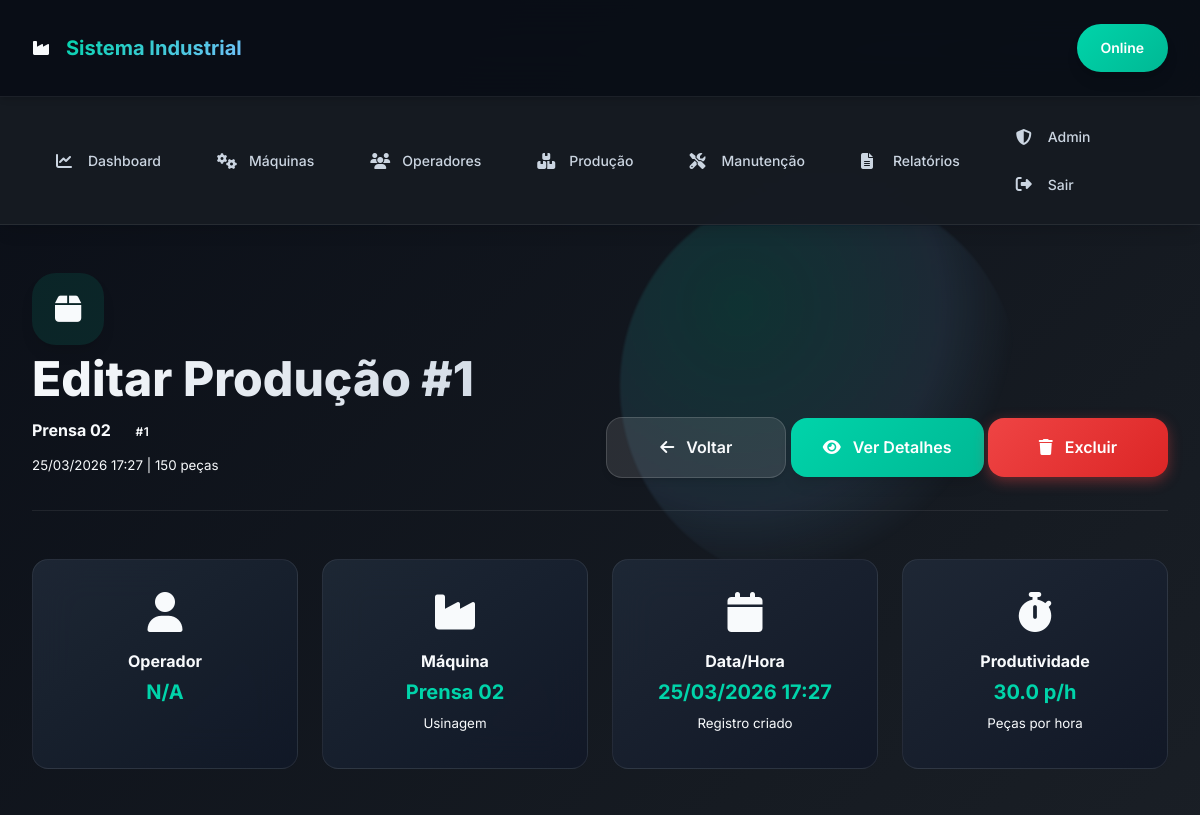
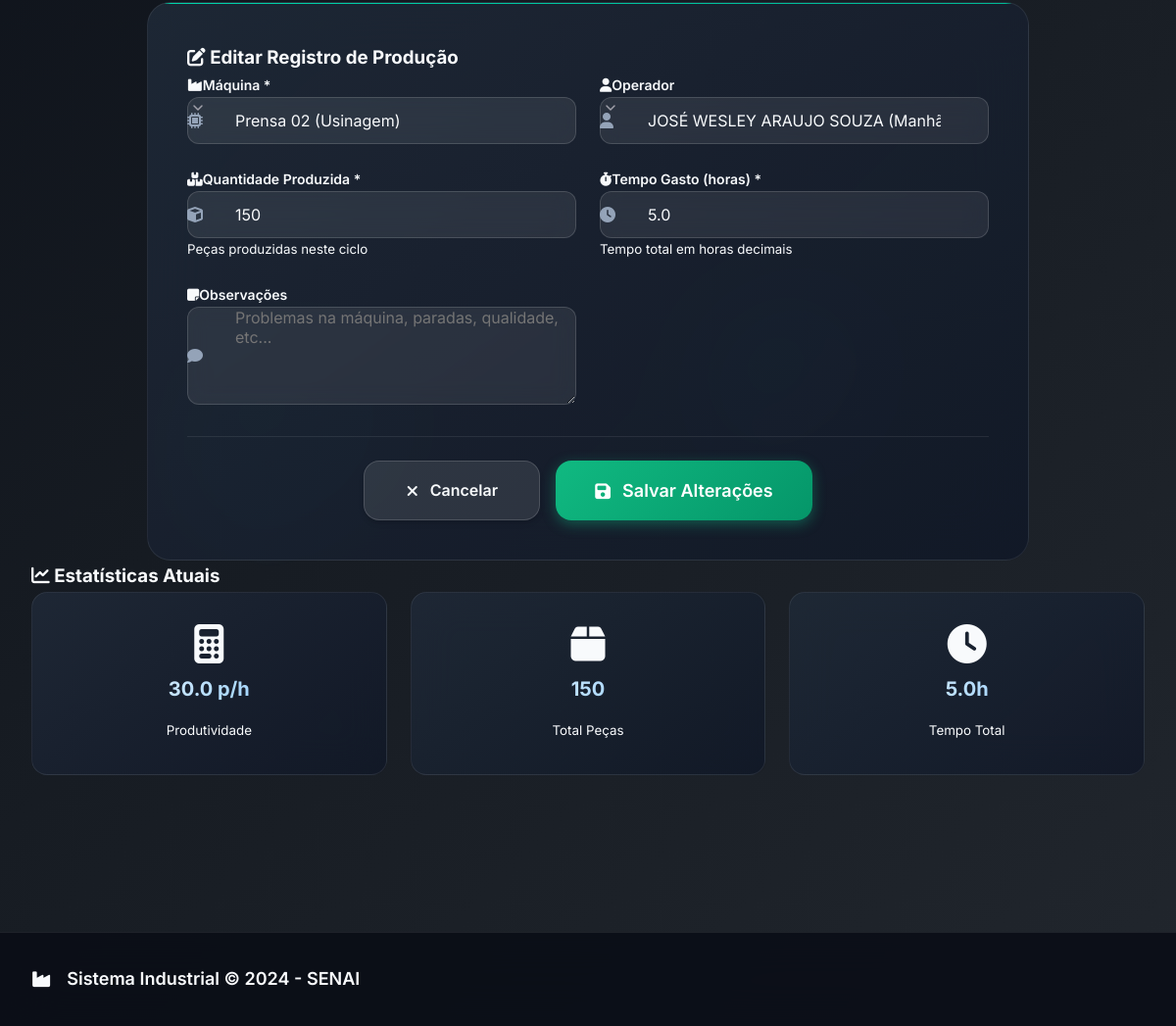
Page /admin/editar_producao/1 (signed in) on the committed database (2 pictures, top to bottom).
### producao_industrial/models.py (models this page shows)
class Producao(db.Model):
    __tablename__ = 'producao'
    id = db.Column(db.Integer, primary_key=True)
    maquina_id = db.Column(db.Integer, db.ForeignKey('maquina.id'), nullable=False)
    quantidade = db.Column(db.Integer, nullable=False, default=0)
    tempo = db.Column(db.Float, nullable=False)
    data = db.Column(db.DateTime, default=datetime.utcnow)
    __table_args__ = (db.Index('idx_data', 'data'),)

class Maquina(db.Model):
    id = db.Column(db.Integer, primary_key=True)
    nome = db.Column(db.String(100), nullable=False)
    setor = db.Column(db.String(100), nullable=False)
    status = db.Column(db.String(50), nullable=False, default='Parada')
    data_cadastro = db.Column(db.DateTime, default=datetime.utcnow)
    producoes = db.relationship('Producao', backref='maquina', lazy=True, cascade='all, delete-orphan')
    manutencoes = db.relationship('Manutencao', backref='maquina', lazy=True, cascade='all, delete-orphan')

### producao_industrial/routes.py (the view)
    def wrapper(*args, **kwargs):
        if not session.get('admin'):
            flash('Acesso negado. Faça login como admin.', 'danger')
            return redirect(url_for('main.login_admin'))
        return f(*args, **kwargs)

### producao_industrial/routes.py (called while the page is built, shortened)
def admin_required(f):
    def wrapper(*args, **kwargs):
        if not session.get('admin'):
            flash('Acesso negado. Faça login como admin.', 'danger')
            return redirect(url_for('main.login_admin'))
        return f(*args, **kwargs)
    wrapper.__name__ = f.__name__
    return wrapper

@main.route('/admin/nova_producao')
@main.route('/admin/editar_producao/<int:id>', methods=['GET', 'POST'])
@admin_required
def editar_producao(id=None):
    if id:
        producao = Producao.query.get_or_404(id)
    else:
        producao = Producao()  # ✅ OBJETO VAZIO PARA NOVO
    maquinas = Maquina.query.all()
    operadores = Operador.query.all()
    return render_template('adm/editar_producao.html',
                         producao=producao,
                         maquinas=maquinas,
                         operadores=operadores)

### producao_industrial/templates/adm/editar_producao.html (shortened to what this page needs)
{% extends 'base.html' %}
{% block content %}
<section class="page-header">
    <div class="page-header-content">
        <div class="page-title">
            <div class="page-title-icon">
                <i class="fas fa-box" style="color: var(--success);"></i>
            </div>
            <div>
                <h1>
                    {% if producao.id %}
                        Editar Produção #{{ producao.id }}
                    {% else %}
                        ➕ Nova Produção
                    {% endif %}
                </h1>
                {% if producao.id %}
                <p>
                    <strong>{{ producao.maquina.nome if producao.maquina else 'Máquina não encontrada' }}</strong>
                    <span class="badge badge-success">#{{ producao.id }}</span>
                </p>
                <small>
                    {% if producao.data %}
                        {{ producao.data.strftime('%d/%m/%Y %H:%M') }} |
                    {% endif %}
                    {% if producao.quantidade %}
                        {{ producao.quantidade }} peças
                    {% endif %}
                </small>
                {% endif %}
            </div>
        </div>
        <div class="page-actions">
            <a href="{{ url_for('main.producao_view') }}" class="btn btn-secondary me-2">
                <i class="fas fa-arrow-left"></i> Voltar
            </a>
            {% if producao.id %}
            <a href="{{ url_for('main.producao_detalhes', id=producao.id) }}" class="btn btn-info me-2">
                <i class="fas fa-eye"></i> Ver Detalhes
            </a>
            <a href="#" class="btn btn-danger"
               onclick="if(confirm('Excluir esta produção permanentemente?')) window.location='/admin/excluir_producao/{{ producao.id }}'">
                <i class="fas fa-trash"></i> Excluir
            </a>
            {% endif %}
        </div>
    </div>
</section>
{% if producao.id %}
<section class="details-section">
    <div class="details-grid">
        <div class="detail-card primary">
            <div class="detail-icon">
                <i class="fas fa-user"></i>
            </div>
            <h4>Operador</h4>
            <p class="detail-value">{{ producao.operador.nome if producao.operador else 'N/A' }}</p>
        </div>
        <div class="detail-card success">
            <div class="detail-icon">
                <i class="fas fa-industry"></i>
            </div>
            <h4>Máquina</h4>
            <p class="detail-value">{{ producao.maquina.nome if producao.maquina else 'N/A' }}</p>
            <small class="detail-meta">{{ producao.maquina.setor if producao.maquina else '' }}</small>
        </div>
        <div class="detail-card info">
            <div class="detail-icon">
                <i class="fas fa-calendar"></i>
            </div>
            <h4>Data/Hora</h4>
            <p class="detail-value">
                {{ producao.data.strftime('%d/%m/%Y %H:%M') if producao.data else 'N/A' }}
            </p>
            <small class="detail-meta">Registro criado</small>
        </div>
        <div class="detail-card warning">
            <div class="detail-icon">
                <i class="fas fa-stopwatch"></i>
            </div>
            <h4>Produtividade</h4>
            {% if producao.tempo and producao.tempo > 0 %}
            <p class="detail-value">
                {{ "%.1f"|format(producao.quantidade / producao.tempo) }} p/h
            </p>
            {% else %}
            <p class="detail-value">-</p>
            {% endif %}
            <small class="detail-meta">Peças por hora</small>
        </div>
    </div>
</section>
{% endif %}
<section class="form-section">
    <div class="form-card">
        <h3>
            <i class="fas fa-edit"></i>
            {% if producao.id %}Editar{% else %}Novo{% endif %} Registro de Produção
        </h3>
        <form method="POST" id="editProducaoForm">
            <div class="form-grid">
                <div class="form-group">
                    <label for="maquina_id">
                        <i class="fas fa-industry"></i> Máquina *
                    </label>
                    <div class="input-wrapper">
                        <select id="maquina_id" name="maquina_id" required>
                            {% for maq in maquinas %}
                            <option value="{{ maq.id }}"
                                    {% if producao.maquina_id == maq.id %}selected{% endif %}>
                                {{ maq.nome }} ({{ maq.setor }})
                            </option>
                            {% endfor %}
                        </select>
                    </div>
                </div>
                <div class="form-group">
                    <label for="operador_id">
                        <i class="fas fa-user"></i> Operador
                    </label>
                    <div class="input-wrapper">
                        <select id="operador_id" name="operador_id">
                            {% for op in operadores %}
                            <option value="{{ op.id }}"
                                    {% if producao.operador_id == op.id %}selected{% endif %}>
                                {{ op.nome }} ({{ op.turno }})
                            </option>
                            {% endfor %}
                        </select>
                    </div>
                </div>
                <div class="form-group full-width">
                    <label for="quantidade">
                        <i class="fas fa-boxes-stacked"></i> Quantidade Produzida *
                    </label>
                    <div class="input-wrapper">
                        <i class="fas fa-cube"></i>
                        <input
                            type="number"
                            id="quantidade" name="quantidade"
                            value="{{ producao.quantidade or '' }}"
                            min="1" required
                            placeholder="Número de peças produzidas"
                        >
                    </div>
                    <small class="form-help">Peças produzidas neste ciclo</small>
                </div>
                <div class="form-group full-width">
                    <label for="tempo">
                        <i class="fas fa-stopwatch"></i> Tempo Gasto (horas) *
                    </label>
                    <div class="input-wrapper">
                        <i class="fas fa-clock"></i>
                        <input
                            type="number"
                            id="tempo" name="tempo"
                            value="{{ producao.tempo|default('')|float|round(1) }}"
                            step="0.1" min="0.1" max="24" required
                            placeholder="Ex: 2.5"
                        >
                    </div>
                    <small class="form-help">Tempo total em horas decimais</small>
                </div>
                <div class="form-group full-width">
                    <label for="observacoes">
                        <i class="fas fa-sticky-note"></i> Observações
                    </label>
                    <div class="input-wrapper">
                        <i class="fas fa-comment"></i>
                        <textarea
                            id="observacoes"
                            name="observacoes"
                            rows="3"
                            placeholder="Problemas na máquina, paradas, qualidade, etc..."
                        >{{ producao.observacoes or '' }}</textarea>
                    </div>
                </div>
            </div>
            <div class="form-actions">
                <a href="{{ url_for('main.producao_view') }}" class="btn btn-secondary">
                    <i class="fas fa-times"></i> Cancelar
                </a>
                <button type="submit" class="btn btn-success btn-lg">
                    <i class="fas fa-save"></i>
                    {% if producao.id %}Salvar Alterações{% else %}Registrar Produção{% endif %}
                </button>
            </div>
        </form>
    </div>
</section>
{% if producao.id %}
<section class="stats-section">
    <h3><i class="fas fa-chart-line"></i> Estatísticas Atuais</h3>
    <div class="stats-grid">
        <div class="stat-card primary">
            <i class="fas fa-calculator"></i>
            <span class="stat-value">
                {% if producao.tempo and producao.tempo > 0 %}
                    {{ "%.1f"|format(producao.quantidade / producao.tempo) }} p/h
                {% else %}
                    -
                {% endif %}
            </span>
            <small>Produtividade</small>
        </div>
        <div class="stat-card success">
            <i class="fas fa-box"></i>
            <span class="stat-value">{{ producao.quantidade }}</span>
            <small>Total Peças</small>
        </div>
        <div class="stat-card info">
            <i class="fas fa-clock"></i>
            <span class="stat-value">{{ "%.1f"|format(producao.tempo) }}h</span>
            <small>Tempo Total</small>
        </div>
    </div>
</section>
{% endif %}
{% endblock %}

### producao_industrial/templates/adm/editar_producao.html (style rules this page uses)
.details-section { margin: var(--space-12) 0; }
.details-grid, .stats-grid { display: grid; grid-template-columns: repeat(auto-fit, minmax(250px, 1fr)); gap: var(--space-6); }
.detail-card, .stat-card { background: var(--gradient-card); border: 1px solid var(--border-color); border-radius: var(--radius-lg); padding: var(--space-8); text-align: center; backdrop-filter: blur(20px); transition: transform 0.3s ease; }
.detail-icon i, .stat-card i { font-size: 2.5rem; margin-bottom: var(--space-4); }
.detail-value, .stat-value { font-size: var(--font-size-xl); font-weight: var(--font-weight-bold); color: var(--primary); min-height: 1.5em; }
.form-card { max-width: 900px; margin: 0 auto; background: var(--gradient-card); border-radius: var(--radius-xl); padding: var(--space-10); border: 1px solid var(--border-color); }
.input-wrapper input, .input-wrapper select, .input-wrapper textarea { padding-left: var(--space-12) !important; }
.form-actions { display: flex; gap: var(--space-4); justify-content: center; padding-top: var(--space-6); border-top: 1px solid var(--border-color); }

### rows in the picture
Producao: id "1", data "25/03/2026 17:27", quantidade "150", producao.quantidade/producao.tempo "30.0", maquina_id "Prensa 02 (Usinagem)", tempo "5.0"
Maquina: maquina "Prensa 02", maquina "Usinagem"

### other values in the picture
{{ producao.operador.nome if producao.operador else 'N/A' }} "N/A"
form field operador_id "JOSÉ WESLEY ARAUJO SOUZA (Manhã)"
